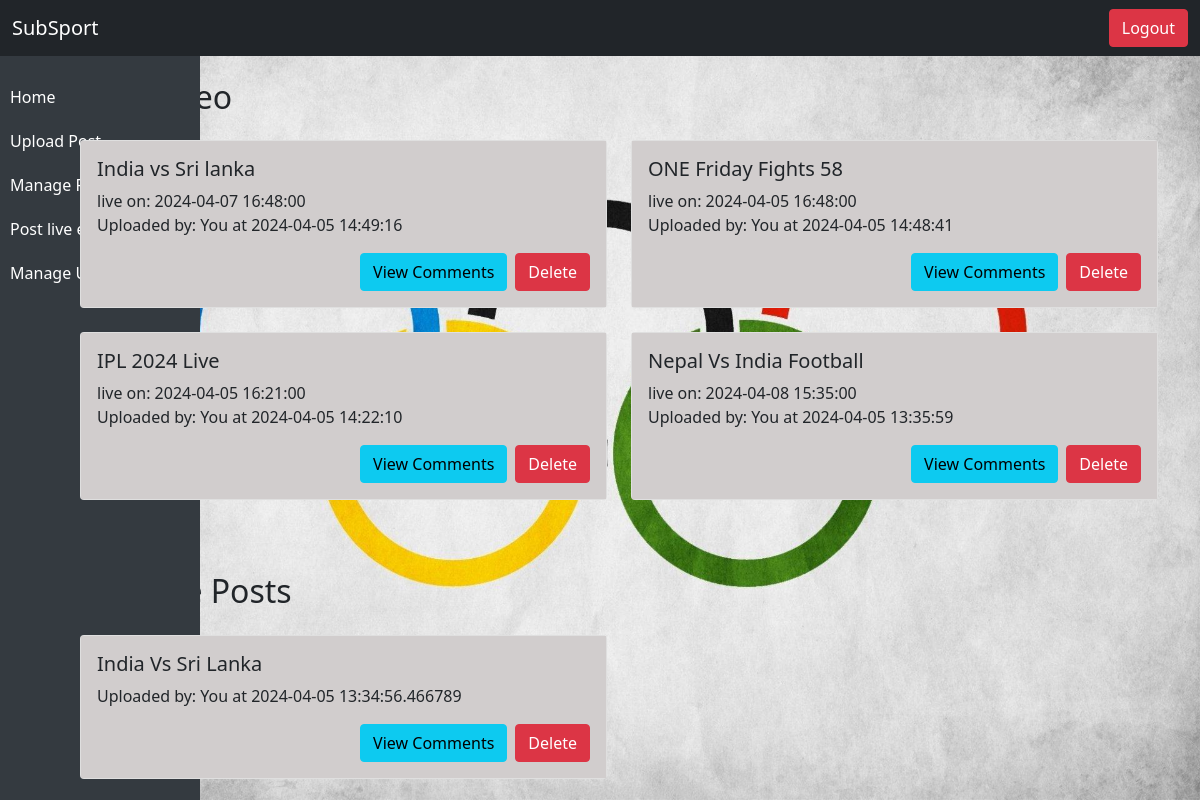
The page /managepost.php (signed in) on the database its author committed.
### tables this page shows
CREATE TABLE `live_video` (
  `id` int(10) NOT NULL,
  `userid` int(10) NOT NULL,
  `link` varchar(100) NOT NULL,
  `title` varchar(100) NOT NULL,
  `startson` datetime NOT NULL,
  `time` timestamp NOT NULL DEFAULT current_timestamp()
);

CREATE TABLE `postdetails` (
  `id` int(10) NOT NULL,
  `userid` int(10) NOT NULL,
  `fileaddress` varchar(100) NOT NULL,
  `title` varchar(200) NOT NULL,
  `description` varchar(800) NOT NULL,
  `time` timestamp(6) NOT NULL DEFAULT current_timestamp(6)
);

### managepost.php (the view, shortened to what this page needs)
<?php
include('db.php');
$userRole = $_SESSION['role'];
?>
<!DOCTYPE html>
<html lang="en">
<head>
    <link href="https://cdn.jsdelivr.net/npm/bootstrap@5.0.2/dist/css/bootstrap.min.css" rel="stylesheet">
    <link rel="stylesheet" href="dashboardstyle.css" />
</head>
<body>
    <header>
        <nav class="navbar navbar-dark bg-dark fixed-top">
            <div class="container-fluid">
                <a class="navbar-brand" href="#">SubSport</a>
                <form action="logout.php" method="post">
                    <button type="submit" class="btn btn-danger">Logout</button>
                </form>
            </div>
        </nav>
    </header>
    <div class="side-panel">
        <a href="dashboard.php" class="active">Home</a>
        <a href="uploadpost.php">Upload Post</a>
        <a href="managepost.php">Manage Post</a>
        <?php
        if ($_SESSION['role'] == 1) {
            echo "<a href='livepost.php'>Post live events</a>";
            echo "<a href='manage_users.php'>Manage User</a>";
        }
        ?>
    </div>
    <div class="container" style="padding-top:30px; padding-left:50px;">
        <?php
        if ($userRole == 1) {
            $sql = "SELECT live_video.id, live_video.title, live_video.time, live_video.startson, live_video.userid, userdetails.name FROM live_video INNER JOIN userdetails ON live_video.userid = userdetails.id ORDER BY live_video.time DESC";
            $result = $conn->query($sql);
            echo "<h2 class='mt-5 mb-4'>Live Video</h2>";
            echo "<div class='row'>";
            if ($result->num_rows > 0) {
                while ($row = $result->fetch_assoc()) {
                    $postTitle = $row['title'];
                    $postDateTime = $row['time'];
                    $startson = $row['startson'];
                    $postedBy = ($_SESSION["user_id"] != $row['userid']) ? $row['name'] : "You";
        ?>
                    <div class="col-md-6">
                        <div class="card mb-4">
                            <div class="card-body">
                                <h5 class="card-title"><?php echo $postTitle; ?></h5>
                                <p class="card-text">live on: <?php echo $startson; ?>
                                    <br> Uploaded by: <?php echo $postedBy; ?> at <?php echo $postDateTime; ?>
                                </p>
                                <div class="d-flex justify-content-end">
                                    <form action="manage_live_comment.php" method="post">
                                        <button type="submit" class="btn btn-info me-2">View Comments</button>
                                    </form>
                                    <form action="delete_live_post.php" method="post">
                                        <button type="submit" class="btn btn-danger">Delete</button>
                                    </form>
                                </div>
                            </div>
                        </div>
                    </div>
        <?php
                }
            } else {
                echo "<p class='text-muted'>No posts found.</p>";
            }
            echo "</div>";
        }
        ?>
        <h2 class="mt-5 mb-4">Manage Posts</h2>
        <div class="row">
            <?php
            if ($userRole == 1) {
                $sql = "SELECT postdetails.id, postdetails.title, postdetails.time, userdetails.name, postdetails.userid
                        FROM postdetails
                        INNER JOIN userdetails ON postdetails.userid = userdetails.id
                        ORDER BY postdetails.time DESC";
                $result = $conn->query($sql);
            }
            if ($result->num_rows > 0) {
                while ($row = $result->fetch_assoc()) {
                    $postTitle = $row['title'];
                    $postDateTime = $row['time'];
                    $postedBy = ($_SESSION["user_id"] != $row['userid']) ? $row['name'] : "You";
            ?>
                    <div class="col-md-6">
                        <div class="card mb-4">
                            <div class="card-body">
                                <h5 class="card-title"><?php echo $postTitle; ?></h5>
                                <p class="card-text"> Uploaded by: <?php echo $postedBy; ?> at <?php echo $postDateTime; ?> </p>
                                <div class="d-flex justify-content-end">
                                    <form action="manage_comments.php" method="post">
                                        <button type="submit" class="btn btn-info me-2">View Comments</button>
                                    </form>
                                    <form action="deletepost.php" method="post">
                                        <button type="submit" class="btn btn-danger">Delete</button>
                                    </form>
                                </div>
                            </div>
                        </div>
                    </div>
            <?php
                }
            } else {
                echo "<p class='text-muted'>No posts found.</p>";
            }
            ?>
        </div>
    </div>
</body>
</html>

### dashboardstyle.css (style rules this page uses)
.side-panel { position: fixed; top: 55px; left: 0; width: 200px; height: 100%; background-color: #343a40; padding-top: 20px; color: #fff; }
.side-panel a { display: block; padding: 10px; color: #fff; text-decoration: none; }
body { background-image: url('assets/wallpaper/wallpaper.jpg'); background-size: cover; background-position: center; background-repeat: no-repeat; background-attachment: fixed; height: 100vh; }

### managepost.php (style rules this page uses)
.card-body { background-color: #d1cdcd; }

### rows shown on the page
live_video: title "India vs Sri lanka", startson "2024-04-07 16:48:00", userid "You", time "2024-04-05 14:49:16"
live_video: title "ONE Friday Fights 58", startson "2024-04-05 16:48:00", userid "You", time "2024-04-05 14:48:41"
live_video: title "IPL 2024 Live", startson "2024-04-05 16:21:00", userid "You", time "2024-04-05 14:22:10"
live_video: title "Nepal Vs India Football", startson "2024-04-08 15:35:00", userid "You", time "2024-04-05 13:35:59"
postdetails: title "India Vs Sri Lanka", userid "You", time "2024-04-05 13:34:56.466789"
